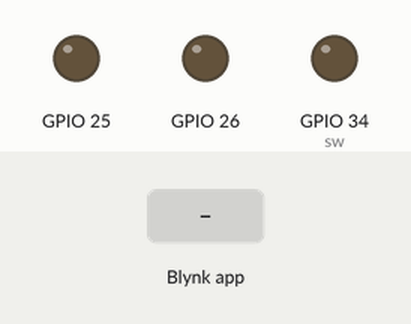
Simulated run of this sketch. Board: ESP32. Shown: output pins drawn as LEDs (lit = HIGH). The inputs (shaded band) are chosen by the test bench. WiFi joins after 1.5 s; servers stay silent unless stated; what the sketch prints to the serial monitor is not drawn.

Above: at 3.0 s.
3.1 s: Blynk app writes 1 to V0
At 4.3 s:
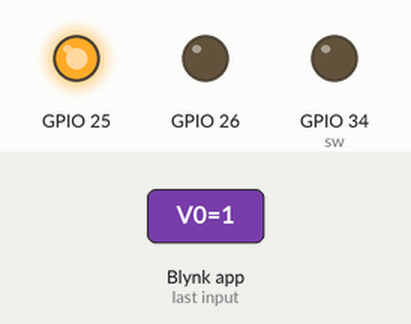
4.6 s: Blynk app writes 1 to V1
At 5.5 s:
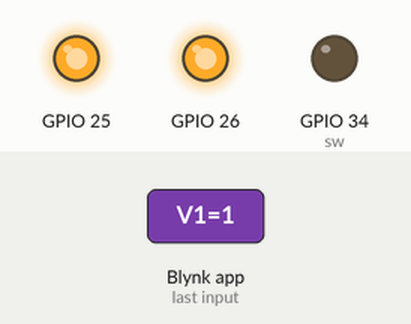
6.1 s: Blynk app writes 0 to V0
At 6.7 s:
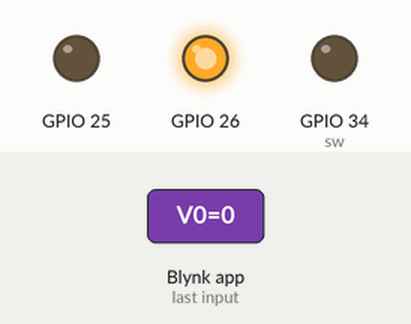
7.6 s: Blynk app writes 200 to V0
At 8.8 s:
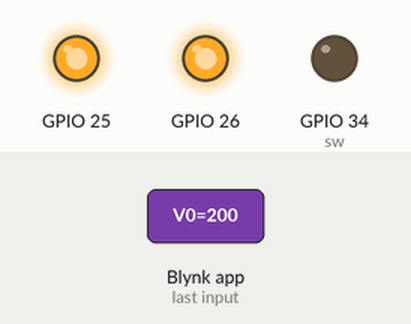
9.1 s: Blynk app writes 0 to V1
At 10.2 s:
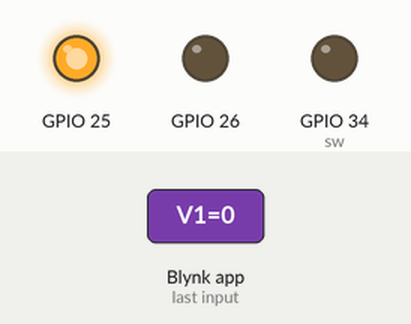
Timing chart, 0 to 11.6 s (numbered marks = the images above; inputs shaded):
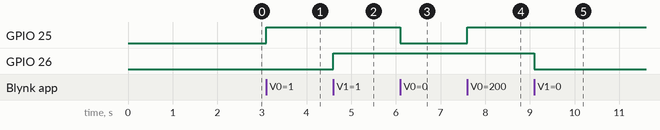

The sketch:

esp32_blynk_sw.ino
```cpp
#define BLYNK_PRINT Serial

#define BLYNK_TEMPLATE_ID "TMPL6xnptUgt_"
#define BLYNK_TEMPLATE_NAME "LED"
#define BLYNK_AUTH_TOKEN "ZhG_wZHJBOXdmJCu813m6oGSppr753xZ"

#include <WiFi.h>
#include <WiFiClient.h>
#include <BlynkSimpleEsp32.h>

char auth[] = "ZhG_wZHJBOXdmJCu813m6oGSppr753xZ";

// Your WiFi credentials.
// Set password to "" for open networks.
char ssid[] = "suwatpl_2.4G";
char pass[] = "5687862020";


BlynkTimer timer;
int sw = 34;

BLYNK_WRITE(V0)
{
  int pinValue = param.asInt();
  digitalWrite(25,pinValue);
}
BLYNK_WRITE(V1)
{
  int pinValue = param.asInt();
  digitalWrite(26,pinValue);
}

void setup()
{
  pinMode(25,OUTPUT);
  pinMode(26,OUTPUT);
  pinMode(sw,OUTPUT);
  Serial.begin(115200);
  Blynk.begin(BLYNK_AUTH_TOKEN, ssid, pass);
}
void loop()
{
  Blynk.run();
  int potvalue = digitalRead(sw);
  Blynk.virtualWrite(V2,potvalue);
  Serial.println(potvalue);
}
```

Measured:
- after the input at 3.1 s, GPIO 25: LOW → HIGH at once
- after the input at 4.6 s, GPIO 26: LOW → HIGH at once
- after the input at 6.1 s, GPIO 25: HIGH → LOW at once
- after the input at 7.6 s, GPIO 25: LOW → HIGH at once
- after the input at 9.1 s, GPIO 26: HIGH → LOW at once
